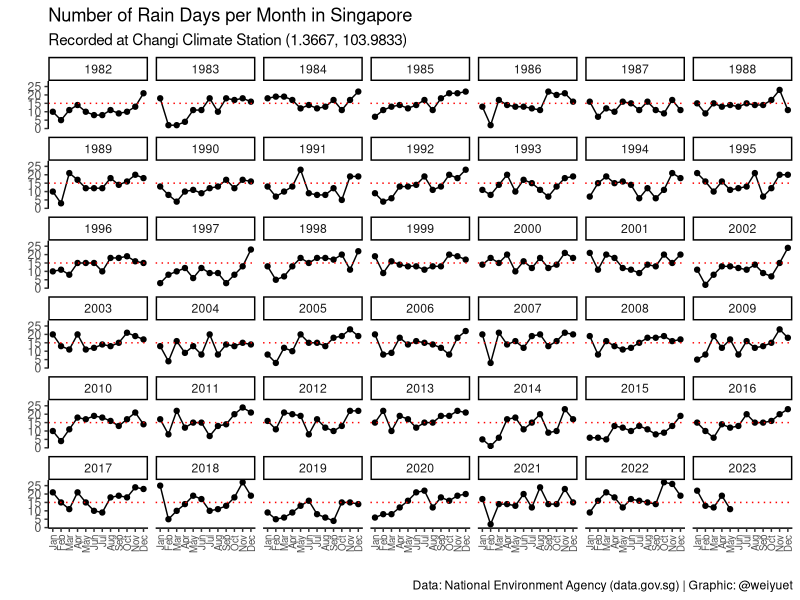
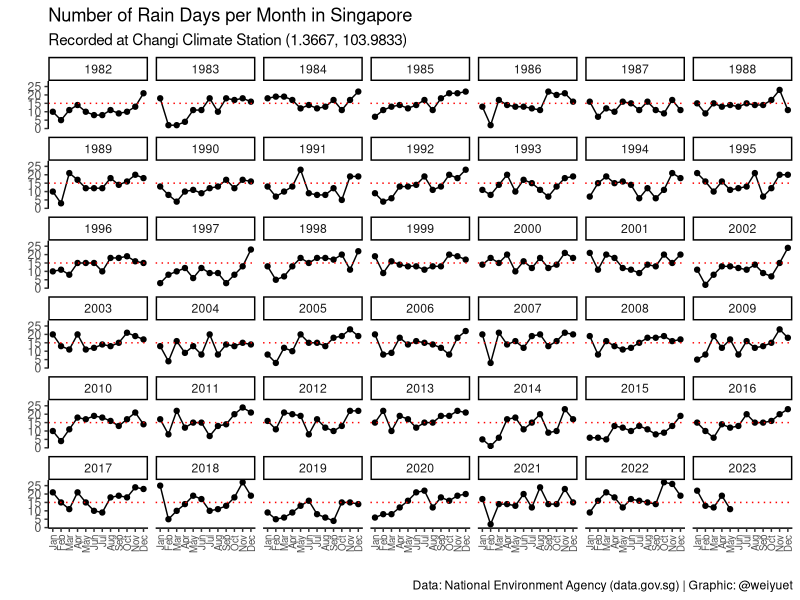

Reproduce these figures in R, in order.
########################################
# Rainfall Number of Rain Days Monthly #
########################################

#### Setup ####
library(tidyverse)
library(scales)

#### Load data ####
number_of_rain_days_monthly <- read_csv("data/rainfall-monthly-number-of-rain-days/rainfall-monthly-number-of-rain-days.csv")

#### Wrangle ####
# Separate year and month
number_of_rain_days_monthly <- number_of_rain_days_monthly %>% 
  separate(month, c("year", "month"))

# Convert year and month into numeric
number_of_rain_days_monthly <- number_of_rain_days_monthly %>% 
  mutate(year = as.numeric(year),
         month = as.numeric(month))

#### Visualize ####
# How many rain days are there in a month?
number_of_rain_days_monthly %>%
  ggplot(aes(x = month,
             y = no_of_rainy_days)) +
  geom_point() +
  geom_line() +
  geom_hline(yintercept = 15,
             linetype = "dotted",
             colour = "red") +
  facet_wrap(vars(year)) +
  scale_x_continuous(breaks = 1:12,
                     labels = month.abb[1:12]) +
  scale_y_continuous(breaks = seq(0, 30, 5)) +
  labs(x = "",
       y = "",
       title = "Number of Rain Days per Month in Singapore",
       subtitle = "Recorded at Changi Climate Station (1.3667, 103.9833)",
       caption = "Data: National Environment Agency (data.gov.sg) | Graphic: @weiyuet") +
  theme_classic() +
  theme(axis.text.x = element_text(angle = 90,
                                   vjust = 0.5,
                                   hjust = 1,
                                   size = 7))

#### Save image ####
ggsave("figures/number-of-rain-days-monthly.png", width = 8, height = 8)
